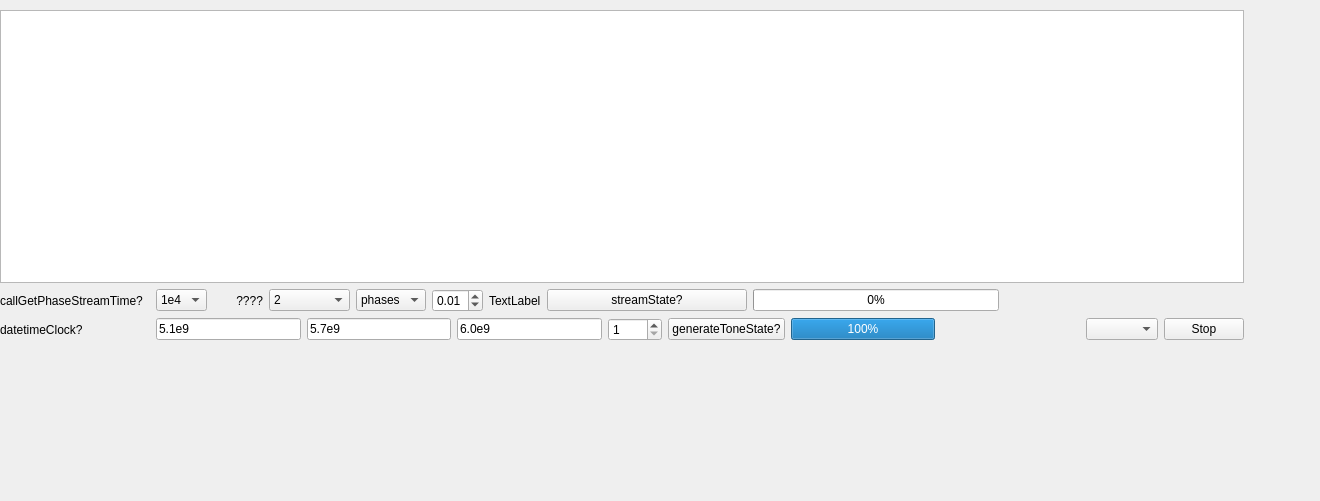
<?xml version="1.0" encoding="UTF-8"?>
<ui version="4.0">
 <class>PlotPhaseStream</class>
 <widget class="QWidget" name="PlotPhaseStream">
  <property name="geometry">
   <rect>
    <x>0</x>
    <y>0</y>
    <width>1320</width>
    <height>501</height>
   </rect>
  </property>
  <property name="windowTitle">
   <string>Form</string>
  </property>
  <widget class="QWidget" name="verticalLayoutWidget">
   <property name="geometry">
    <rect>
     <x>0</x>
     <y>10</y>
     <width>1244</width>
     <height>331</height>
    </rect>
   </property>
   <layout class="QVBoxLayout" name="verticalLayout">
    <item>
     <widget class="GraphicsLayoutWidget" name="graphicsLayoutWidget">
      <property name="enabled">
       <bool>true</bool>
      </property>
      <property name="sizePolicy">
       <sizepolicy hsizetype="Expanding" vsizetype="Expanding">
        <horstretch>0</horstretch>
        <verstretch>0</verstretch>
       </sizepolicy>
      </property>
     </widget>
    </item>
    <item>
     <layout class="QHBoxLayout" name="horizontalLayout_4">
      <item>
       <widget class="QLabel" name="callGetPhaseStreamTime">
        <property name="minimumSize">
         <size>
          <width>150</width>
          <height>0</height>
         </size>
        </property>
        <property name="text">
         <string>callGetPhaseStreamTime?</string>
        </property>
       </widget>
      </item>
      <item>
       <widget class="QComboBox" name="nMaxToPlot">
        <property name="toolTip">
         <string>maximum number of points to plot</string>
        </property>
        <property name="currentIndex">
         <number>1</number>
        </property>
        <item>
         <property name="text">
          <string>1e3</string>
         </property>
        </item>
        <item>
         <property name="text">
          <string>1e4</string>
         </property>
        </item>
        <item>
         <property name="text">
          <string>1e5</string>
         </property>
        </item>
        <item>
         <property name="text">
          <string>1e6</string>
         </property>
        </item>
        <item>
         <property name="text">
          <string>1e7</string>
         </property>
        </item>
       </widget>
      </item>
      <item>
       <widget class="QLabel" name="downsamplingFactor">
        <property name="minimumSize">
         <size>
          <width>50</width>
          <height>0</height>
         </size>
        </property>
        <property name="toolTip">
         <string>DownSampling factor </string>
        </property>
        <property name="text">
         <string>????</string>
        </property>
        <property name="alignment">
         <set>Qt::AlignRight|Qt::AlignTrailing|Qt::AlignVCenter</set>
        </property>
       </widget>
      </item>
      <item>
       <widget class="QComboBox" name="symbolSize">
        <property name="toolTip">
         <string>Symbol Size</string>
        </property>
        <property name="currentIndex">
         <number>2</number>
        </property>
        <item>
         <property name="text">
          <string>0</string>
         </property>
        </item>
        <item>
         <property name="text">
          <string>1</string>
         </property>
        </item>
        <item>
         <property name="text">
          <string>2</string>
         </property>
        </item>
        <item>
         <property name="text">
          <string>4</string>
         </property>
        </item>
        <item>
         <property name="text">
          <string>8</string>
         </property>
        </item>
        <item>
         <property name="text">
          <string>16</string>
         </property>
        </item>
        <item>
         <property name="text">
          <string>32</string>
         </property>
        </item>
        <item>
         <property name="text">
          <string>New Item</string>
         </property>
        </item>
       </widget>
      </item>
      <item>
       <widget class="QComboBox" name="whatToPlot">
        <property name="currentIndex">
         <number>0</number>
        </property>
        <item>
         <property name="text">
          <string>phases</string>
         </property>
        </item>
       </widget>
      </item>
      <item>
       <widget class="QDoubleSpinBox" name="duration">
        <property name="maximum">
         <double>2.000000000000000</double>
        </property>
        <property name="singleStep">
         <double>0.010000000000000</double>
        </property>
        <property name="value">
         <double>0.010000000000000</double>
        </property>
       </widget>
      </item>
      <item>
       <widget class="QLabel" name="stepLabel">
        <property name="text">
         <string>TextLabel</string>
        </property>
       </widget>
      </item>
      <item>
       <widget class="QPushButton" name="streamState">
        <property name="sizePolicy">
         <sizepolicy hsizetype="Fixed" vsizetype="Fixed">
          <horstretch>0</horstretch>
          <verstretch>0</verstretch>
         </sizepolicy>
        </property>
        <property name="minimumSize">
         <size>
          <width>200</width>
          <height>0</height>
         </size>
        </property>
        <property name="maximumSize">
         <size>
          <width>200</width>
          <height>16777215</height>
         </size>
        </property>
        <property name="text">
         <string>streamState?</string>
        </property>
        <property name="checkable">
         <bool>false</bool>
        </property>
       </widget>
      </item>
      <item>
       <widget class="QProgressBar" name="streamProgressBar">
        <property name="value">
         <number>0</number>
        </property>
       </widget>
      </item>
      <item>
       <spacer name="horizontalSpacer_2">
        <property name="orientation">
         <enum>Qt::Horizontal</enum>
        </property>
        <property name="sizeHint" stdset="0">
         <size>
          <width>40</width>
          <height>20</height>
         </size>
        </property>
       </spacer>
      </item>
     </layout>
    </item>
    <item>
     <layout class="QHBoxLayout" name="horizontalLayout">
      <item>
       <widget class="QLabel" name="datetimeClock">
        <property name="minimumSize">
         <size>
          <width>150</width>
          <height>0</height>
         </size>
        </property>
        <property name="text">
         <string>datetimeClock?</string>
        </property>
       </widget>
      </item>
      <item>
       <widget class="QLineEdit" name="loFreqHz">
        <property name="toolTip">
         <string>LO freq (Hz)</string>
        </property>
        <property name="text">
         <string>5.1e9</string>
        </property>
       </widget>
      </item>
      <item>
       <widget class="QLineEdit" name="fToneMin">
        <property name="toolTip">
         <string>f tone (Hz)</string>
        </property>
        <property name="text">
         <string>5.7e9</string>
        </property>
       </widget>
      </item>
      <item>
       <widget class="QLineEdit" name="fToneMax">
        <property name="toolTip">
         <string>f tone (Hz)</string>
        </property>
        <property name="text">
         <string>6.0e9</string>
        </property>
       </widget>
      </item>
      <item>
       <widget class="QSpinBox" name="nTone">
        <property name="minimum">
         <number>1</number>
        </property>
        <property name="maximum">
         <number>1024</number>
        </property>
        <property name="value">
         <number>1</number>
        </property>
       </widget>
      </item>
      <item>
       <widget class="QPushButton" name="generateToneState">
        <property name="text">
         <string>generateToneState?</string>
        </property>
       </widget>
      </item>
      <item>
       <widget class="QProgressBar" name="toneGenerationProgressBar">
        <property name="value">
         <number>100</number>
        </property>
       </widget>
      </item>
      <item>
       <spacer name="horizontalSpacer">
        <property name="orientation">
         <enum>Qt::Horizontal</enum>
        </property>
        <property name="sizeHint" stdset="0">
         <size>
          <width>40</width>
          <height>20</height>
         </size>
        </property>
       </spacer>
      </item>
      <item>
       <widget class="QComboBox" name="iFreq"/>
      </item>
      <item>
       <widget class="QPushButton" name="stop">
        <property name="cursor">
         <cursorShape>ClosedHandCursor</cursorShape>
        </property>
        <property name="text">
         <string>Stop</string>
        </property>
       </widget>
      </item>
     </layout>
    </item>
   </layout>
  </widget>
 </widget>
 <customwidgets>
  <customwidget>
   <class>GraphicsLayoutWidget</class>
   <extends>QGraphicsView</extends>
   <header location="global">pyqtgraph</header>
  </customwidget>
 </customwidgets>
 <resources/>
 <connections/>
</ui>
